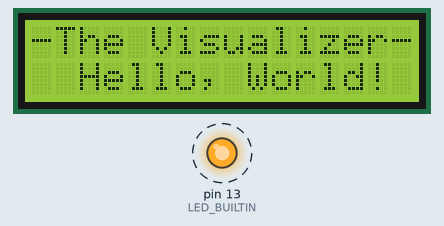
Bench run of a sketch on a simulated Arduino Uno, built with avr-gcc and run on an emulated ATmega328P. Shown: 16×2 character LCD, output pins drawn as LEDs (lit = HIGH). Dashed ring = blinking.

Above: at 2.1 s.
Timing chart, 0 to 130.0 s (numbered marks = the images above):
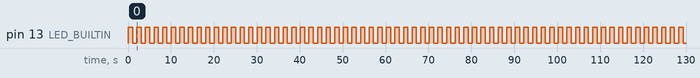

The sketch:

program-1.ino
```cpp
//A simple program to control an LED bulb and character LCD screen.
#include<LiquidCrystal.h>
LiquidCrystal lcd(12, 11, 5, 4, 3, 2);  // sets the interfacing pins
void setup()
{
  pinMode(LED_BUILTIN, OUTPUT);
  lcd.begin(16, 2);  // initializes the 16x2 LCD
}

void loop()
{
  digitalWrite(LED_BUILTIN, HIGH);   // turn the LED on (HIGH is the voltage level)
  delay(1000);                       // wait for a second
  digitalWrite(LED_BUILTIN, LOW);    // turn the LED off by making the voltage LOW
  delay(1000);                       // wait for a second
  lcd.setCursor(0,0);                //sets cursor at row 0 column 0
  lcd.print("-The Visualizer-");     // prints -The Visualizer-
  lcd.setCursor(2,1);                //sets cursor at row 1 column 2
  lcd.print("Hello, World!");        // prints Hello, World!
}
```

Measured:
- by itself, pin 13 (LED_BUILTIN): alternates HIGH for 1.0 s and LOW for 1.0 s
